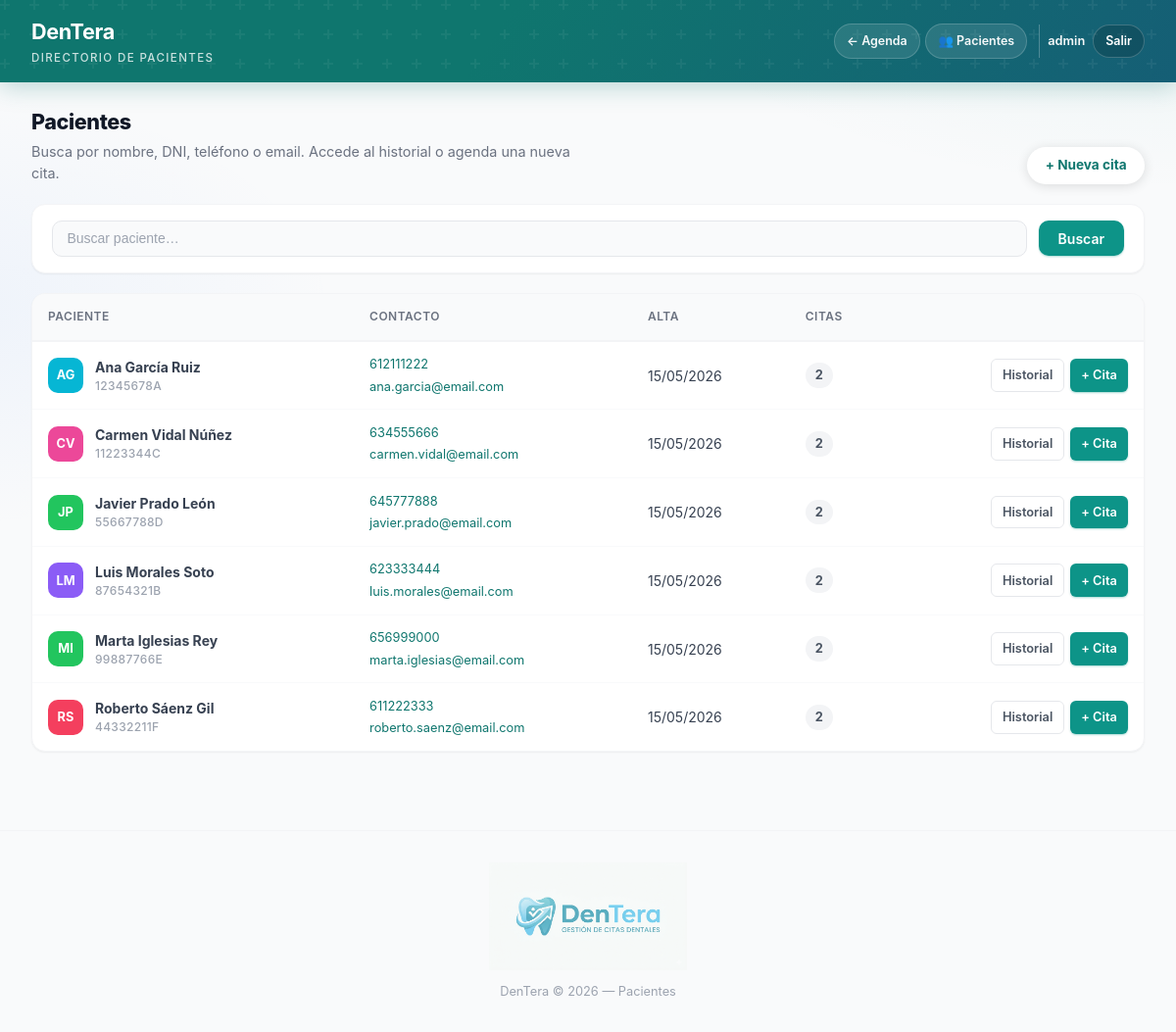
The app's page /pacientes.php (signed in) with its own data.
### tables this page shows
CREATE TABLE IF NOT EXISTS pacientes (
    id INT AUTO_INCREMENT PRIMARY KEY,
    nombre VARCHAR(120) NOT NULL,
    dni VARCHAR(20) DEFAULT '',
    telefono VARCHAR(20) DEFAULT '',
    email VARCHAR(120) DEFAULT '',
    notas_clinicas TEXT NULL COMMENT 'Alergias, antecedentes, observaciones clínicas',
    creado TIMESTAMP DEFAULT CURRENT_TIMESTAMP,
    actualizado TIMESTAMP DEFAULT CURRENT_TIMESTAMP ON UPDATE CURRENT_TIMESTAMP,
    INDEX idx_nombre (nombre),
    INDEX idx_dni (dni),
    INDEX idx_email (email)
);

### pacientes.php (the view, shortened to what this page needs)
<?php
require_once 'config.php';
$busqueda = trim($_GET['q'] ?? '');
$sql = "SELECT p.id, p.nombre, p.dni, p.telefono, p.email, p.creado,
               COUNT(c.id) AS num_citas
        FROM pacientes p
        LEFT JOIN citas c ON c.paciente_id = p.id";
$params = [];
$sql .= " GROUP BY p.id
          ORDER BY p.nombre ASC
          LIMIT 500";
$stmt = $pdo->prepare($sql);
$stmt->execute($params);
$pacientes = $stmt->fetchAll();
function iniciales_pac($nombre) {
    $parts = explode(' ', trim($nombre));
    if (count($parts) >= 2) {
        return strtoupper(mb_substr($parts[0], 0, 1) . mb_substr($parts[1], 0, 1));
    }
    return strtoupper(mb_substr($nombre, 0, 2));
}
function colorAvatar_pac($nombre) {
    $colors = ['#6366f1','#8b5cf6','#ec4899','#f43f5e','#f97316','#eab308','#22c55e','#14b8a6','#06b6d4','#3b82f6'];
    $idx = 0;
    foreach (str_split($nombre) as $c) {
        $idx += ord($c);
    }
    return $colors[$idx % count($colors)];
}
?>
<!DOCTYPE html>
<html lang="es">
<head>
    <link rel="stylesheet" href="estilos.css">
</head>
<body>
<?php
require __DIR__ . '/inc/header.php';
?>
<main class="container">
    <div class="page-intro">
        <div class="page-intro-text">
            <h2>Pacientes</h2>
            <p>Busca por nombre, DNI, teléfono o email. Accede al historial o agenda una nueva cita.</p>
        </div>
        <div class="page-intro-controls">
            <a href="crear.php" class="btn-header-cta">+ Nueva cita</a>
        </div>
    </div>
    <div class="toolbar">
        <form class="search-box" method="GET" action="pacientes.php" autocomplete="off">
            <input type="search" name="q" placeholder="Buscar paciente…"
                   value="<?= htmlspecialchars($busqueda) ?>" style="min-width:220px;">
            <button type="submit" class="btn btn-primary">Buscar</button>
        </form>
    </div>
    <div class="table-wrapper">
        <?php if (count($pacientes) === 0): ?>
            <div class="empty">
                <div class="empty-icon">&#x1F465;</div>
                <h3>No hay pacientes</h3>
                <p><?= $busqueda !== '' ? 'Prueba con otros términos de búsqueda.' : 'Los pacientes aparecen al registrar la primera cita.' ?></p>
            </div>
        <?php else: ?>
            <table class="pacientes-table">
                <thead>
                    <tr>
                        <th>Paciente</th>
                        <th class="hide-mobile">Contacto</th>
                        <th class="hide-mobile">Alta</th>
                        <th>Citas</th>
                        <th></th>
                    </tr>
                </thead>
                <tbody>
                    <?php foreach ($pacientes as $p): ?>
                    <tr>
                        <td>
                            <div class="patient-cell">
                                <div class="patient-avatar" style="background:<?= colorAvatar_pac($p['nombre']) ?>">
                                    <?= iniciales_pac($p['nombre']) ?>
                                </div>
                                <div>
                                    <strong><?= htmlspecialchars($p['nombre']) ?></strong>
                                    <?php if ($p['dni']): ?>
                                        <div class="patient-dni"><?= htmlspecialchars($p['dni']) ?></div>
                                    <?php endif; ?>
                                </div>
                            </div>
                        </td>
                        <td class="hide-mobile">
                            <div class="contact-cell">
                                <?php if ($p['telefono']): ?>
                                    <a href="tel:<?= preg_replace('/\s+/', '', $p['telefono']) ?>" class="contact-item"><?= htmlspecialchars($p['telefono']) ?></a>
                                <?php endif; ?>
                                <?php if ($p['email']): ?>
                                    <a href="mailto:<?= htmlspecialchars($p['email']) ?>" class="contact-item"><?= htmlspecialchars($p['email']) ?></a>
                                <?php endif; ?>
                            </div>
                        </td>
                        <td class="hide-mobile"><?= date('d/m/Y', strtotime($p['creado'])) ?></td>
                        <td><span class="pacientes-num-citas"><?= (int) $p['num_citas'] ?></span></td>
                        <td>
                            <div class="actions">
                                <a href="paciente.php?id=<?= (int) $p['id'] ?>" class="btn btn-outline btn-sm">Historial</a>
                                <a href="crear.php?desde_paciente=<?= (int) $p['id'] ?>" class="btn btn-primary btn-sm">+ Cita</a>
                            </div>
                        </td>
                    </tr>
                    <?php endforeach; ?>
                </tbody>
            </table>
        <?php endif; ?>
    </div>
</main>
<?php
require __DIR__ . '/inc/footer.php';
?>
</body>
</html>

### records on screen
pacientes: nombre "AG", nombre "Ana García Ruiz", dni "12345678A", telefono "612111222", email "ana.garcia@email.com", creado "15/05/2026", num_citas "2"
pacientes: nombre "CV", nombre "Carmen Vidal Núñez", dni "11223344C", telefono "634555666", email "carmen.vidal@email.com", creado "15/05/2026", num_citas "2"
pacientes: nombre "JP", nombre "Javier Prado León", dni "55667788D", telefono "645777888", email "javier.prado@email.com", creado "15/05/2026", num_citas "2"
pacientes: nombre "LM", nombre "Luis Morales Soto", dni "87654321B", telefono "623333444", email "luis.morales@email.com", creado "15/05/2026", num_citas "2"
pacientes: nombre "MI", nombre "Marta Iglesias Rey", dni "99887766E", telefono "656999000", email "marta.iglesias@email.com", creado "15/05/2026", num_citas "2"
pacientes: nombre "RS", nombre "Roberto Sáenz Gil", dni "44332211F", telefono "611222333", email "roberto.saenz@email.com", creado "15/05/2026", num_citas "2"

### other values on screen
$header_tagline "DIRECTORIO DE PACIENTES"
$nombreUsuario "admin"
$footer_subtitulo "Pacientes"
